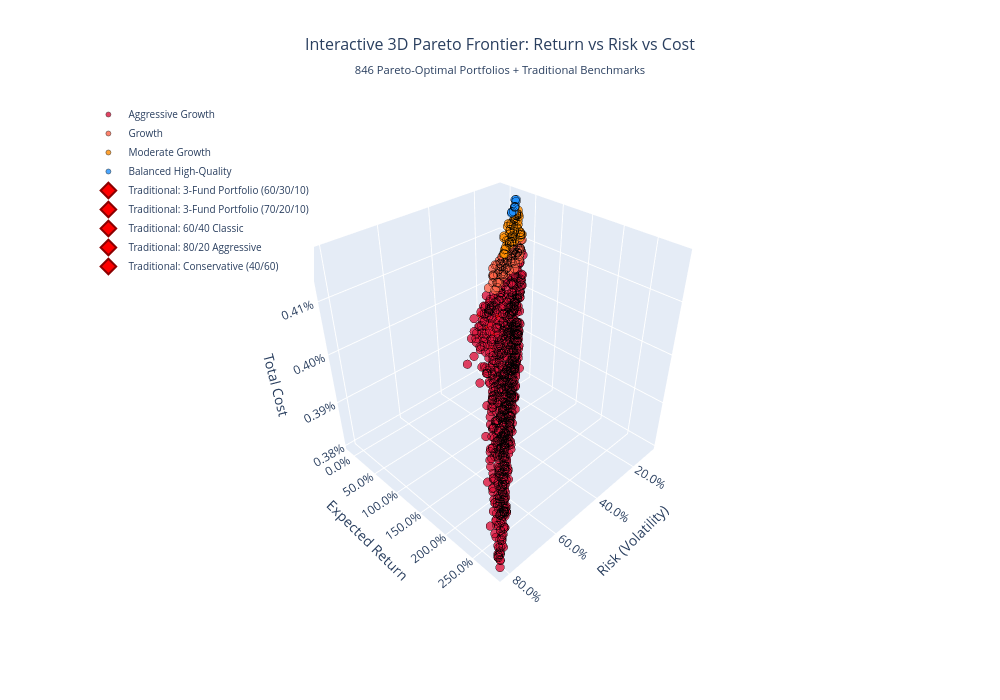

Notebook cell for this chart:
### Markdown cell above
## 2. Interactive 3D Pareto Frontier Visualization

Let's create comprehensive 3D visualizations to explore the trade-offs between return, risk, and cost across all 846 Pareto-optimal portfolios.

### Code cell
# Create 3D visualization of the Pareto frontier with portfolio categorization
print("Creating enhanced 3D Pareto frontier visualization...")

if phase4_loaded and phase6_loaded:
    # Create visualization data
    pareto_viz_data = pareto_results_df.copy()
    
    # Portfolio categorization based on risk and return characteristics
    def categorize_portfolio(row):
        risk = row['risk']
        returns = row['return']
        cost = row['cost']
        sharpe = row['sharpe_ratio']
        
        # Advanced categorization using multiple criteria
        if risk < 0.08:  # Very low risk
            return "Conservative"
        elif risk < 0.12 and sharpe > 0.6:  # Low-moderate risk, good Sharpe
            return "Balanced High-Quality"
        elif risk < 0.12:  # Low-moderate risk
            return "Balanced"
        elif risk < 0.16 and returns > 0.10:  # Moderate risk, good returns
            return "Moderate Growth"
        elif risk < 0.20:  # Moderate-high risk
            return "Growth"
        else:  # High risk
            return "Aggressive Growth"

    pareto_viz_data['Category'] = pareto_viz_data.apply(categorize_portfolio, axis=1)

    # Color mapping for categories
    color_map = {
        'Conservative': '#2E8B57',           # Sea Green
        'Balanced': '#4682B4',               # Steel Blue  
        'Balanced High-Quality': '#1E90FF',  # Dodger Blue
        'Moderate Growth': '#FF8C00',        # Dark Orange
        'Growth': '#FF6347',                 # Tomato
        'Aggressive Growth': '#DC143C'        # Crimson
    }

    # Create interactive 3D plot with Plotly
    fig = go.Figure()

    # Add Pareto frontier points
    for category in pareto_viz_data['Category'].unique():
        category_data = pareto_viz_data[pareto_viz_data['Category'] == category]
        
        fig.add_trace(go.Scatter3d(
            x=category_data['risk'],
            y=category_data['return'],
            z=category_data['cost'],
            mode='markers',
            marker=dict(
                size=5,
                color=color_map.get(category, '#000000'),
                opacity=0.8,
                line=dict(color='black', width=0.5)
            ),
            name=category,
            text=[f"Portfolio {idx}<br>"
                  f"Return: {ret:.2%}<br>"
                  f"Risk: {risk:.2%}<br>"
                  f"Cost: {cost:.3%}<br>"
                  f"Sharpe: {sharpe:.3f}"
                  for idx, ret, risk, cost, sharpe in zip(
                      category_data.index,
                      category_data['return'],
                      category_data['risk'], 
                      category_data['cost'],
                      category_data['sharpe_ratio']
                  )],
            hovertemplate='%{text}<extra></extra>'
        ))

    # Add traditional benchmark portfolios for comparison
    # Check available columns and use appropriate column name
    benchmark_name_col = None
    for col in ['portfolio_name', 'name', 'Portfolio', 'portfolio']:
        if col in bogleheads_comparison_df.columns:
            benchmark_name_col = col
            break

    if benchmark_name_col is None:
        # Use index as name if no name column found
        benchmark_name_col = 'index'
        bogleheads_comparison_df['index'] = bogleheads_comparison_df.index

    benchmark_points = []
    for idx, row in bogleheads_comparison_df.iterrows():
        benchmark_points.append({
            'name': row[benchmark_name_col] if benchmark_name_col != 'index' else str(idx),
            'risk': row['risk'],
            'return': row['return'], 
            'cost': row['cost'],
            'sharpe': row['sharpe_ratio']
        })

    # Plot benchmark portfolios as larger, distinct markers
    for benchmark in benchmark_points:
        fig.add_trace(go.Scatter3d(
            x=[benchmark['risk']],
            y=[benchmark['return']],
            z=[benchmark['cost']],
            mode='markers',
            marker=dict(
                size=12,
                color='red',
                symbol='diamond',
                opacity=1.0,
                line=dict(color='darkred', width=2)
            ),
            name=f"Traditional: {benchmark['name']}",
            text=f"Traditional Portfolio: {benchmark['name']}<br>"
                 f"Return: {benchmark['return']:.2%}<br>"
                 f"Risk: {benchmark['risk']:.2%}<br>"
                 f"Cost: {benchmark['cost']:.3%}<br>"
                 f"Sharpe: {benchmark['sharpe']:.3f}",
            hovertemplate='%{text}<extra></extra>',
            showlegend=True
        ))

    # Update layout for better visualization
    fig.update_layout(
        title={
            'text': 'Interactive 3D Pareto Frontier: Return vs Risk vs Cost<br><sub>846 Pareto-Optimal Portfolios + Traditional Benchmarks</sub>',
            'x': 0.5,
            'xanchor': 'center',
            'font': {'size': 16}
        },
        scene=dict(
            xaxis_title='Risk (Volatility)',
            yaxis_title='Expected Return',
            zaxis_title='Total Cost',
            camera=dict(
                eye=dict(x=1.5, y=1.5, z=1.5)
            ),
            xaxis=dict(
                tickformat='.1%',
                title_font=dict(size=14)
            ),
            yaxis=dict(
                tickformat='.1%',
                title_font=dict(size=14)
            ),
            zaxis=dict(
                tickformat='.2%',
                title_font=dict(size=14)
            )
        ),
        width=1000,
        height=700,
        legend=dict(
            orientation="v",
            yanchor="top",
            y=1,
            xanchor="left",
            x=0.01,
            font=dict(size=10)
        )
    )

    # Save the interactive plot
    figures_dir = Path('../reports/figures')
    figures_dir.mkdir(parents=True, exist_ok=True)
    
    # Save as HTML for interactivity
    fig.write_html(figures_dir / 'phase6_3d_pareto_frontier_interactive.html')
    print(f"✅ Interactive 3D plot saved to {figures_dir / 'phase6_3d_pareto_frontier_interactive.html'}")
    
    # Save as static image
    fig.write_image(figures_dir / 'phase6_3d_pareto_frontier.png', width=1000, height=700)
    print(f"✅ Static 3D plot saved to {figures_dir / 'phase6_3d_pareto_frontier.png'}")

    # Display the interactive plot
    fig.show()

### Figure 1 — Plotly figure (JSON) as saved in the notebook; plotly's stock layout.template omitted (floating-point values rounded to 4 significant figures; data arrays with more than 128 entries replaced by an {"elided": "..."} marker saying what was removed)
{"data": [{"hovertemplate": "%{text}<extra></extra>", "marker": {"color": "#DC143C", "line": {"color": "black", "width": 0.5}, "opacity": 0.8, "size": 5}, "mode": "markers", "name": "Aggressive Growth", "text": {"elided": "865 str values"}, "type": "scatter3d", "x": {"elided": "865 float values"}, "y": {"elided": "865 float values"}, "z": {"elided": "865 float values"}}, {"hovertemplate": "%{text}<extra></extra>", "marker": {"color": "#FF6347", "line": {"color": "black", "width": 0.5}, "opacity": 0.8, "size": 5}, "mode": "markers", "name": "Growth", "text": ["Portfolio 739<br>Return: 66.71%<br>Risk: 19.67%<br>Cost: 0.409%<br>Sharpe: 3.289", "Portfolio 740<br>Return: 66.67%<br>Risk: 19.44%<br>Cost: 0.410%<br>Sharpe: 3.327", "Portfolio 745<br>Return: 65.35%<br>Risk: 18.96%<br>Cost: 0.410%<br>Sharpe: 3.341", "Portfolio 747<br>Return: 64.95%<br>Risk: 18.50%<br>Cost: 0.413%<br>Sharpe: 3.403", "Portfolio 750<br>Return: 64.38%<br>Risk: 18.95%<br>Cost: 0.411%<br>Sharpe: 3.292", "Portfolio 753<br>Return: 63.60%<br>Risk: 17.55%<br>Cost: 0.413%<br>Sharpe: 3.509", "Portfolio 755<br>Return: 63.07%<br>Risk: 18.09%<br>Cost: 0.411%<br>Sharpe: 3.376", "Portfolio 756<br>Return: 62.63%<br>Risk: 18.21%<br>Cost: 0.411%<br>Sharpe: 3.330", "Portfolio 760<br>Return: 60.82%<br>Risk: 17.78%<br>Cost: 0.411%<br>Sharpe: 3.308", "Portfolio 765<br>Return: 59.97%<br>Risk: 17.59%<br>Cost: 0.411%<br>Sharpe: 3.295", "Portfolio 771<br>Return: 57.71%<br>Risk: 19.22%<br>Cost: 0.408%<br>Sharpe: 2.899", "Portfolio 773<br>Return: 57.44%<br>Risk: 19.46%<br>Cost: 0.407%<br>Sharpe: 2.849", "Portfolio 777<br>Return: 56.59%<br>Risk: 17.84%<br>Cost: 0.410%<br>Sharpe: 3.059", "Portfolio 779<br>Return: 56.02%<br>Risk: 18.94%<br>Cost: 0.408%<br>Sharpe: 2.852", "Portfolio 780<br>Return: 55.92%<br>Risk: 18.66%<br>Cost: 0.410%<br>Sharpe: 2.890", "Portfolio 783<br>Return: 55.30%<br>Risk: 17.36%<br>Cost: 0.411%<br>Sharpe: 3.070", "Portfolio 784<br>Return: 55.04%<br>Risk: 17.72%<br>Cost: 0.410%<br>Sharpe: 2.994", "Portfolio 786<br>Return: 54.96%<br>Risk: 18.27%<br>Cost: 0.410%<br>Sharpe: 2.899", "Portfolio 802<br>Return: 49.62%<br>Risk: 16.32%<br>Cost: 0.411%<br>Sharpe: 2.918", "Portfolio 806<br>Return: 47.95%<br>Risk: 18.41%<br>Cost: 0.408%<br>Sharpe: 2.496", "Portfolio 807<br>Return: 47.78%<br>Risk: 19.67%<br>Cost: 0.406%<br>Sharpe: 2.327", "Portfolio 808<br>Return: 47.78%<br>Risk: 19.67%<br>Cost: 0.406%<br>Sharpe: 2.327", "Portfolio 813<br>Return: 46.32%<br>Risk: 17.11%<br>Cost: 0.410%<br>Sharpe: 2.591", "Portfolio 816<br>Return: 45.18%<br>Risk: 17.75%<br>Cost: 0.408%<br>Sharpe: 2.433", "Portfolio 817<br>Return: 45.14%<br>Risk: 17.29%<br>Cost: 0.410%<br>Sharpe: 2.495", "Portfolio 818<br>Return: 44.88%<br>Risk: 16.22%<br>Cost: 0.410%<br>Sharpe: 2.643", "Portfolio 819<br>Return: 43.97%<br>Risk: 18.15%<br>Cost: 0.408%<br>Sharpe: 2.313", "Portfolio 820<br>Return: 43.64%<br>Risk: 16.32%<br>Cost: 0.410%<br>Sharpe: 2.552", "Portfolio 824<br>Return: 42.69%<br>Risk: 16.66%<br>Cost: 0.409%<br>Sharpe: 2.442", "Portfolio 827<br>Return: 42.19%<br>Risk: 16.15%<br>Cost: 0.410%<br>Sharpe: 2.489", "Portfolio 830<br>Return: 41.98%<br>Risk: 16.62%<br>Cost: 0.409%<br>Sharpe: 2.406", "Portfolio 838<br>Return: 39.93%<br>Risk: 18.62%<br>Cost: 0.406%<br>Sharpe: 2.038", "Portfolio 840<br>Return: 39.28%<br>Risk: 19.63%<br>Cost: 0.405%<br>Sharpe: 1.899", "Portfolio 841<br>Return: 38.60%<br>Risk: 16.62%<br>Cost: 0.409%<br>Sharpe: 2.202", "Portfolio 844<br>Return: 38.29%<br>Risk: 16.98%<br>Cost: 0.408%<br>Sharpe: 2.137", "Portfolio 846<br>Return: 36.96%<br>Risk: 16.57%<br>Cost: 0.408%<br>Sharpe: 2.110", "Portfolio 851<br>Return: 36.33%<br>Risk: 17.68%<br>Cost: 0.407%<br>Sharpe: 1.942", "Portfolio 853<br>Return: 36.22%<br>Risk: 18.70%<br>Cost: 0.406%<br>Sharpe: 1.830", "Portfolio 856<br>Return: 35.95%<br>Risk: 17.59%<br>Cost: 0.408%<br>Sharpe: 1.930", "Portfolio 861<br>Return: 34.84%<br>Risk: 16.01%<br>Cost: 0.410%<br>Sharpe: 2.051", "Portfolio 863<br>Return: 34.61%<br>Risk: 19.85%<br>Cost: 0.405%<br>Sharpe: 1.642", "Portfolio 864<br>Return: 34.53%<br>Risk: 19.37%<br>Cost: 0.405%<br>Sharpe: 1.679", "Portfolio 870<br>Return: 33.54%<br>Risk: 17.65%<br>Cost: 0.407%<br>Sharpe: 1.787", "Portfolio 880<br>Return: 32.81%<br>Risk: 17.62%<br>Cost: 0.406%<br>Sharpe: 1.749", "Portfolio 889<br>Return: 31.20%<br>Risk: 18.37%<br>Cost: 0.405%<br>Sharpe: 1.589", "Portfolio 893<br>Return: 30.42%<br>Risk: 18.36%<br>Cost: 0.405%<br>Sharpe: 1.548", "Portfolio 902<br>Return: 28.22%<br>Risk: 19.85%<br>Cost: 0.403%<br>Sharpe: 1.321", "Portfolio 904<br>Return: 27.73%<br>Risk: 16.00%<br>Cost: 0.408%<br>Sharpe: 1.608", "Portfolio 905<br>Return: 27.26%<br>Risk: 16.97%<br>Cost: 0.407%<br>Sharpe: 1.488", "Portfolio 910<br>Return: 25.66%<br>Risk: 18.34%<br>Cost: 0.404%<br>Sharpe: 1.290", "Portfolio 930<br>Return: 23.13%<br>Risk: 16.71%<br>Cost: 0.407%<br>Sharpe: 1.265", "Portfolio 932<br>Return: 22.84%<br>Risk: 19.13%<br>Cost: 0.403%<br>Sharpe: 1.089", "Portfolio 935<br>Return: 22.70%<br>Risk: 17.32%<br>Cost: 0.406%<br>Sharpe: 1.195", "Portfolio 936<br>Return: 22.70%<br>Risk: 17.32%<br>Cost: 0.406%<br>Sharpe: 1.195", "Portfolio 941<br>Return: 21.82%<br>Risk: 17.06%<br>Cost: 0.406%<br>Sharpe: 1.162", "Portfolio 945<br>Return: 21.32%<br>Risk: 18.11%<br>Cost: 0.405%<br>Sharpe: 1.067", "Portfolio 948<br>Return: 21.09%<br>Risk: 19.28%<br>Cost: 0.402%<br>Sharpe: 0.990", "Portfolio 950<br>Return: 20.74%<br>Risk: 19.18%<br>Cost: 0.403%<br>Sharpe: 0.977", "Portfolio 951<br>Return: 20.65%<br>Risk: 16.57%<br>Cost: 0.407%<br>Sharpe: 1.126", "Portfolio 953<br>Return: 20.35%<br>Risk: 16.51%<br>Cost: 0.407%<br>Sharpe: 1.111", "Portfolio 957<br>Return: 19.52%<br>Risk: 16.35%<br>Cost: 0.407%<br>Sharpe: 1.071", "Portfolio 961<br>Return: 18.76%<br>Risk: 16.96%<br>Cost: 0.406%<br>Sharpe: 0.988", "Portfolio 963<br>Return: 18.52%<br>Risk: 18.27%<br>Cost: 0.404%<br>Sharpe: 0.904", "Portfolio 964<br>Return: 18.24%<br>Risk: 16.90%<br>Cost: 0.406%<br>Sharpe: 0.961", "Portfolio 967<br>Return: 17.54%<br>Risk: 19.45%<br>Cost: 0.401%<br>Sharpe: 0.799", "Portfolio 976<br>Return: 14.66%<br>Risk: 16.56%<br>Cost: 0.406%<br>Sharpe: 0.765", "Portfolio 982<br>Return: 12.91%<br>Risk: 19.05%<br>Cost: 0.404%<br>Sharpe: 0.573", "Portfolio 983<br>Return: 12.35%<br>Risk: 17.17%<br>Cost: 0.405%<br>Sharpe: 0.603", "Portfolio 987<br>Return: 10.01%<br>Risk: 18.84%<br>Cost: 0.402%<br>Sharpe: 0.425", "Portfolio 988<br>Return: 8.84%<br>Risk: 18.10%<br>Cost: 0.403%<br>Sharpe: 0.378", "Portfolio 991<br>Return: 7.16%<br>Risk: 18.03%<br>Cost: 0.403%<br>Sharpe: 0.286", "Portfolio 992<br>Return: 6.99%<br>Risk: 16.84%<br>Cost: 0.405%<br>Sharpe: 0.296", "Portfolio 993<br>Return: 6.57%<br>Risk: 18.00%<br>Cost: 0.403%<br>Sharpe: 0.254", "Portfolio 995<br>Return: 5.48%<br>Risk: 19.93%<br>Cost: 0.401%<br>Sharpe: 0.175", "Portfolio 997<br>Return: 5.36%<br>Risk: 17.67%<br>Cost: 0.404%<br>Sharpe: 0.190"], "type": "scatter3d", "x": [0.1967, 0.1944, 0.1896, 0.185, 0.1895, 0.1755, 0.1809, 0.1821, 0.1778, 0.1759, 0.1922, 0.1946, 0.1784, 0.1894, 0.1866, 0.1736, 0.1772, 0.1827, 0.1632, 0.1841, 0.1967, 0.1967, 0.1711, 0.1775, 0.1729, 0.1622, 0.1815, 0.1632, 0.1666, 0.1615, 0.1662, 0.1862, 0.1963, 0.1662, 0.1698, 0.1657, 0.1768, 0.187, 0.1759, 0.1601, 0.1985, 0.1937, 0.1765, 0.1762, 0.1837, 0.1836, 0.1985, 0.16, 0.1697, 0.1834, 0.1671, 0.1913, 0.1732, 0.1732, 0.1706, 0.1811, 0.1928, 0.1918, 0.1657, 0.1651, 0.1635, 0.1696, 0.1827, 0.169, 0.1945, 0.1656, 0.1905, 0.1717, 0.1884, 0.181, 0.1803, 0.1684, 0.18, 0.1993, 0.1767], "y": [0.6671, 0.6667, 0.6535, 0.6495, 0.6438, 0.636, 0.6307, 0.6263, 0.6082, 0.5997, 0.5771, 0.5744, 0.5659, 0.5602, 0.5592, 0.553, 0.5504, 0.5496, 0.4962, 0.4795, 0.4778, 0.4778, 0.4632, 0.4518, 0.4514, 0.4488, 0.4397, 0.4364, 0.4269, 0.4219, 0.4198, 0.3993, 0.3928, 0.386, 0.3829, 0.3696, 0.3633, 0.3622, 0.3595, 0.3484, 0.3461, 0.3453, 0.3354, 0.3281, 0.312, 0.3042, 0.2822, 0.2773, 0.2726, 0.2566, 0.2313, 0.2284, 0.227, 0.227, 0.2182, 0.2132, 0.2109, 0.2074, 0.2065, 0.2035, 0.1952, 0.1876, 0.1852, 0.1824, 0.1754, 0.1466, 0.1291, 0.1235, 0.1001, 0.08839, 0.07159, 0.06991, 0.06567, 0.05478, 0.05359], "z": [0.004093, 0.0041, 0.004102, 0.004127, 0.004112, 0.004126, 0.004111, 0.004106, 0.004109, 0.00411, 0.004081, 0.004072, 0.0041, 0.004085, 0.004097, 0.004105, 0.004099, 0.004096, 0.004108, 0.004078, 0.004064, 0.004064, 0.004101, 0.004083, 0.004098, 0.004101, 0.004077, 0.004097, 0.004092, 0.004101, 0.004089, 0.004065, 0.004052, 0.004085, 0.004082, 0.004083, 0.004075, 0.004061, 0.00408, 0.004104, 0.004051, 0.004046, 0.004067, 0.004055, 0.004047, 0.004052, 0.004029, 0.004078, 0.004065, 0.004044, 0.004067, 0.004026, 0.004056, 0.004056, 0.004059, 0.004051, 0.004015, 0.004025, 0.004074, 0.004073, 0.004072, 0.00406, 0.00404, 0.00406, 0.004009, 0.004063, 0.004038, 0.004054, 0.00402, 0.004029, 0.004032, 0.004051, 0.004031, 0.004008, 0.004045]}, {"hovertemplate": "%{text}<extra></extra>", "marker": {"color": "#FF8C00", "line": {"color": "black", "width": 0.5}, "opacity": 0.8, "size": 5}, "mode": "markers", "name": "Moderate Growth", "text": ["Portfolio 776<br>Return: 56.64%<br>Risk: 15.80%<br>Cost: 0.413%<br>Sharpe: 3.458", "Portfolio 788<br>Return: 53.98%<br>Risk: 15.94%<br>Cost: 0.413%<br>Sharpe: 3.261", "Portfolio 792<br>Return: 53.58%<br>Risk: 15.42%<br>Cost: 0.413%<br>Sharpe: 3.345", "Portfolio 794<br>Return: 53.43%<br>Risk: 15.96%<br>Cost: 0.413%<br>Sharpe: 3.222", "Portfolio 796<br>Return: 52.38%<br>Risk: 15.61%<br>Cost: 0.412%<br>Sharpe: 3.228", "Portfolio 800<br>Return: 49.89%<br>Risk: 14.94%<br>Cost: 0.413%<br>Sharpe: 3.205", "Portfolio 803<br>Return: 49.52%<br>Risk: 14.87%<br>Cost: 0.413%<br>Sharpe: 3.196", "Portfolio 821<br>Return: 43.22%<br>Risk: 14.48%<br>Cost: 0.413%<br>Sharpe: 2.846", "Portfolio 826<br>Return: 42.26%<br>Risk: 15.42%<br>Cost: 0.412%<br>Sharpe: 2.610", "Portfolio 833<br>Return: 40.65%<br>Risk: 13.83%<br>Cost: 0.415%<br>Sharpe: 2.795", "Portfolio 835<br>Return: 40.38%<br>Risk: 13.19%<br>Cost: 0.415%<br>Sharpe: 2.910", "Portfolio 836<br>Return: 40.33%<br>Risk: 15.49%<br>Cost: 0.411%<br>Sharpe: 2.475", "Portfolio 837<br>Return: 40.04%<br>Risk: 13.63%<br>Cost: 0.414%<br>Sharpe: 2.791", "Portfolio 845<br>Return: 38.29%<br>Risk: 13.02%<br>Cost: 0.416%<br>Sharpe: 2.788", "Portfolio 854<br>Return: 36.17%<br>Risk: 15.19%<br>Cost: 0.411%<br>Sharpe: 2.249", "Portfolio 855<br>Return: 36.03%<br>Risk: 13.65%<br>Cost: 0.413%<br>Sharpe: 2.493", "Portfolio 858<br>Return: 35.26%<br>Risk: 12.51%<br>Cost: 0.416%<br>Sharpe: 2.660", "Portfolio 860<br>Return: 35.07%<br>Risk: 13.00%<br>Cost: 0.415%<br>Sharpe: 2.543", "Portfolio 865<br>Return: 34.36%<br>Risk: 13.91%<br>Cost: 0.412%<br>Sharpe: 2.326", "Portfolio 866<br>Return: 34.34%<br>Risk: 15.32%<br>Cost: 0.411%<br>Sharpe: 2.111", "Portfolio 868<br>Return: 33.76%<br>Risk: 14.61%<br>Cost: 0.411%<br>Sharpe: 2.173", "Portfolio 871<br>Return: 33.52%<br>Risk: 12.71%<br>Cost: 0.415%<br>Sharpe: 2.480", "Portfolio 873<br>Return: 33.48%<br>Risk: 15.16%<br>Cost: 0.411%<br>Sharpe: 2.077", "Portfolio 874<br>Return: 33.45%<br>Risk: 13.77%<br>Cost: 0.413%<br>Sharpe: 2.285", "Portfolio 875<br>Return: 33.31%<br>Risk: 12.67%<br>Cost: 0.416%<br>Sharpe: 2.471", "Portfolio 876<br>Return: 33.26%<br>Risk: 15.19%<br>Cost: 0.411%<br>Sharpe: 2.058", "Portfolio 877<br>Return: 33.20%<br>Risk: 16.00%<br>Cost: 0.411%<br>Sharpe: 1.950", "Portfolio 879<br>Return: 32.84%<br>Risk: 12.68%<br>Cost: 0.415%<br>Sharpe: 2.432", "Portfolio 882<br>Return: 32.59%<br>Risk: 14.40%<br>Cost: 0.412%<br>Sharpe: 2.125", "Portfolio 884<br>Return: 32.22%<br>Risk: 13.10%<br>Cost: 0.414%<br>Sharpe: 2.307", "Portfolio 887<br>Return: 31.51%<br>Risk: 15.54%<br>Cost: 0.410%<br>Sharpe: 1.899", "Portfolio 891<br>Return: 30.76%<br>Risk: 13.50%<br>Cost: 0.413%<br>Sharpe: 2.130", "Portfolio 892<br>Return: 30.43%<br>Risk: 12.21%<br>Cost: 0.415%<br>Sharpe: 2.329", "Portfolio 894<br>Return: 30.09%<br>Risk: 12.56%<br>Cost: 0.415%<br>Sharpe: 2.237", "Portfolio 895<br>Return: 29.96%<br>Risk: 14.06%<br>Cost: 0.411%<br>Sharpe: 1.989", "Portfolio 896<br>Return: 29.89%<br>Risk: 15.17%<br>Cost: 0.410%<br>Sharpe: 1.838", "Portfolio 898<br>Return: 28.84%<br>Risk: 12.76%<br>Cost: 0.414%<br>Sharpe: 2.103", "Portfolio 899<br>Return: 28.55%<br>Risk: 12.59%<br>Cost: 0.414%<br>Sharpe: 2.108", "Portfolio 900<br>Return: 28.40%<br>Risk: 12.46%<br>Cost: 0.415%<br>Sharpe: 2.119", "Portfolio 903<br>Return: 28.21%<br>Risk: 12.69%<br>Cost: 0.414%<br>Sharpe: 2.066", "Portfolio 908<br>Return: 26.16%<br>Risk: 14.68%<br>Cost: 0.411%<br>Sharpe: 1.646", "Portfolio 909<br>Return: 25.94%<br>Risk: 13.97%<br>Cost: 0.412%<br>Sharpe: 1.714", "Portfolio 914<br>Return: 25.35%<br>Risk: 13.05%<br>Cost: 0.413%<br>Sharpe: 1.790", "Portfolio 918<br>Return: 24.65%<br>Risk: 15.64%<br>Cost: 0.409%<br>Sharpe: 1.448", "Portfolio 919<br>Return: 24.48%<br>Risk: 13.84%<br>Cost: 0.412%<br>Sharpe: 1.625", "Portfolio 922<br>Return: 24.05%<br>Risk: 13.44%<br>Cost: 0.412%<br>Sharpe: 1.641", "Portfolio 925<br>Return: 23.69%<br>Risk: 13.39%<br>Cost: 0.412%<br>Sharpe: 1.620", "Portfolio 927<br>Return: 23.38%<br>Risk: 15.83%<br>Cost: 0.408%<br>Sharpe: 1.351", "Portfolio 933<br>Return: 22.76%<br>Risk: 14.75%<br>Cost: 0.410%<br>Sharpe: 1.407", "Portfolio 934<br>Return: 22.76%<br>Risk: 14.75%<br>Cost: 0.410%<br>Sharpe: 1.407", "Portfolio 938<br>Return: 22.22%<br>Risk: 12.79%<br>Cost: 0.413%<br>Sharpe: 1.582", "Portfolio 942<br>Return: 21.66%<br>Risk: 15.61%<br>Cost: 0.409%<br>Sharpe: 1.259", "Portfolio 946<br>Return: 21.14%<br>Risk: 15.81%<br>Cost: 0.408%<br>Sharpe: 1.210", "Portfolio 947<br>Return: 21.12%<br>Risk: 15.07%<br>Cost: 0.409%<br>Sharpe: 1.269", "Portfolio 949<br>Return: 20.96%<br>Risk: 15.66%<br>Cost: 0.408%<br>Sharpe: 1.211", "Portfolio 958<br>Return: 19.45%<br>Risk: 15.52%<br>Cost: 0.408%<br>Sharpe: 1.124", "Portfolio 962<br>Return: 18.74%<br>Risk: 13.01%<br>Cost: 0.413%<br>Sharpe: 1.287", "Portfolio 966<br>Return: 17.67%<br>Risk: 13.25%<br>Cost: 0.413%<br>Sharpe: 1.183", "Portfolio 972<br>Return: 15.16%<br>Risk: 14.32%<br>Cost: 0.411%<br>Sharpe: 0.919", "Portfolio 975<br>Return: 14.95%<br>Risk: 14.25%<br>Cost: 0.410%<br>Sharpe: 0.909"], "type": "scatter3d", "x": [0.158, 0.1594, 0.1542, 0.1596, 0.1561, 0.1494, 0.1487, 0.1448, 0.1542, 0.1383, 0.1319, 0.1549, 0.1363, 0.1302, 0.1519, 0.1365, 0.1251, 0.13, 0.1391, 0.1532, 0.1461, 0.1271, 0.1516, 0.1377, 0.1267, 0.1519, 0.16, 0.1268, 0.144, 0.131, 0.1554, 0.135, 0.1221, 0.1256, 0.1406, 0.1517, 0.1276, 0.1259, 0.1246, 0.1269, 0.1468, 0.1397, 0.1305, 0.1564, 0.1384, 0.1344, 0.1339, 0.1583, 0.1475, 0.1475, 0.1279, 0.1561, 0.1581, 0.1507, 0.1566, 0.1552, 0.1301, 0.1325, 0.1432, 0.1425], "y": [0.5664, 0.5398, 0.5358, 0.5343, 0.5238, 0.4989, 0.4952, 0.4322, 0.4226, 0.4065, 0.4038, 0.4033, 0.4004, 0.3829, 0.3617, 0.3603, 0.3526, 0.3507, 0.3436, 0.3434, 0.3376, 0.3352, 0.3348, 0.3345, 0.3331, 0.3326, 0.332, 0.3284, 0.3259, 0.3222, 0.3151, 0.3076, 0.3043, 0.3009, 0.2996, 0.2989, 0.2884, 0.2855, 0.284, 0.2821, 0.2616, 0.2594, 0.2535, 0.2465, 0.2448, 0.2405, 0.2369, 0.2338, 0.2276, 0.2276, 0.2222, 0.2166, 0.2114, 0.2112, 0.2096, 0.1945, 0.1874, 0.1767, 0.1516, 0.1495], "z": [0.004131, 0.00413, 0.004128, 0.004128, 0.004123, 0.00413, 0.004131, 0.004133, 0.004123, 0.004146, 0.004154, 0.004111, 0.004139, 0.004157, 0.004108, 0.004134, 0.004162, 0.004153, 0.004124, 0.004107, 0.004111, 0.004155, 0.004107, 0.004127, 0.004156, 0.004106, 0.004105, 0.004152, 0.004115, 0.004143, 0.004105, 0.004134, 0.004151, 0.004148, 0.004114, 0.0041, 0.004144, 0.004145, 0.004151, 0.004143, 0.004105, 0.004117, 0.004132, 0.004095, 0.00412, 0.004122, 0.004123, 0.004079, 0.004104, 0.004104, 0.004132, 0.004086, 0.004078, 0.004087, 0.004077, 0.004077, 0.004132, 0.004126, 0.004109, 0.004104]}, {"hovertemplate": "%{text}<extra></extra>", "marker": {"color": "#1E90FF", "line": {"color": "black", "width": 0.5}, "opacity": 0.8, "size": 5}, "mode": "markers", "name": "Balanced High-Quality", "text": ["Portfolio 912<br>Return: 25.46%<br>Risk: 11.46%<br>Cost: 0.416%<br>Sharpe: 2.047", "Portfolio 913<br>Return: 25.46%<br>Risk: 11.05%<br>Cost: 0.418%<br>Sharpe: 2.122", "Portfolio 915<br>Return: 25.30%<br>Risk: 11.13%<br>Cost: 0.417%<br>Sharpe: 2.094", "Portfolio 916<br>Return: 24.97%<br>Risk: 11.41%<br>Cost: 0.416%<br>Sharpe: 2.014", "Portfolio 920<br>Return: 24.18%<br>Risk: 11.47%<br>Cost: 0.416%<br>Sharpe: 1.934", "Portfolio 921<br>Return: 24.09%<br>Risk: 11.50%<br>Cost: 0.416%<br>Sharpe: 1.921", "Portfolio 928<br>Return: 23.21%<br>Risk: 11.02%<br>Cost: 0.418%<br>Sharpe: 1.924", "Portfolio 929<br>Return: 23.15%<br>Risk: 11.80%<br>Cost: 0.416%<br>Sharpe: 1.793", "Portfolio 952<br>Return: 20.42%<br>Risk: 11.87%<br>Cost: 0.415%<br>Sharpe: 1.551", "Portfolio 956<br>Return: 20.16%<br>Risk: 11.97%<br>Cost: 0.415%<br>Sharpe: 1.517"], "type": "scatter3d", "x": [0.1146, 0.1105, 0.1113, 0.1141, 0.1147, 0.115, 0.1102, 0.118, 0.1187, 0.1197], "y": [0.2546, 0.2546, 0.253, 0.2497, 0.2418, 0.2409, 0.2321, 0.2315, 0.2042, 0.2016], "z": [0.004164, 0.004177, 0.004172, 0.004164, 0.004163, 0.004163, 0.004175, 0.004155, 0.004153, 0.004151]}, {"hovertemplate": "%{text}<extra></extra>", "marker": {"color": "red", "line": {"color": "darkred", "width": 2}, "opacity": 1, "size": 12, "symbol": "diamond"}, "mode": "markers", "name": "Traditional: 3-Fund Portfolio (60/30/10)", "showlegend": true, "text": "Traditional Portfolio: 3-Fund Portfolio (60/30/10)<br>Return: 11.98%<br>Risk: 18.61%<br>Cost: 0.395%<br>Sharpe: 0.536", "type": "scatter3d", "x": [0.1861], "y": [0.1198], "z": [0.00395]}, {"hovertemplate": "%{text}<extra></extra>", "marker": {"color": "red", "line": {"color": "darkred", "width": 2}, "opacity": 1, "size": 12, "symbol": "diamond"}, "mode": "markers", "name": "Traditional: 3-Fund Portfolio (70/20/10)", "showlegend": true, "text": "Traditional Portfolio: 3-Fund Portfolio (70/20/10)<br>Return: 12.62%<br>Risk: 18.96%<br>Cost: 0.390%<br>Sharpe: 0.560", "type": "scatter3d", "x": [0.1896], "y": [0.1262], "z": [0.0039]}, {"hovertemplate": "%{text}<extra></extra>", "marker": {"color": "red", "line": {"color": "darkred", "width": 2}, "opacity": 1, "size": 12, "symbol": "diamond"}, "mode": "markers", "name": "Traditional: 60/40 Classic", "showlegend": true, "text": "Traditional Portfolio: 60/40 Classic<br>Return: 7.90%<br>Risk: 13.07%<br>Cost: 0.392%<br>Sharpe: 0.451", "type": "scatter3d", "x": [0.1307], "y": [0.079], "z": [0.00392]}, {"hovertemplate": "%{text}<extra></extra>", "marker": {"color": "red", "line": {"color": "darkred", "width": 2}, "opacity": 1, "size": 12, "symbol": "diamond"}, "mode": "markers", "name": "Traditional: 80/20 Aggressive", "showlegend": true, "text": "Traditional Portfolio: 80/20 Aggressive<br>Return: 10.36%<br>Risk: 16.60%<br>Cost: 0.396%<br>Sharpe: 0.504", "type": "scatter3d", "x": [0.166], "y": [0.1036], "z": [0.00396]}, {"hovertemplate": "%{text}<extra></extra>", "marker": {"color": "red", "line": {"color": "darkred", "width": 2}, "opacity": 1, "size": 12, "symbol": "diamond"}, "mode": "markers", "name": "Traditional: Conservative (40/60)", "showlegend": true, "text": "Traditional Portfolio: Conservative (40/60)<br>Return: 5.44%<br>Risk: 9.90%<br>Cost: 0.388%<br>Sharpe: 0.348", "type": "scatter3d", "x": [0.09899], "y": [0.05441], "z": [0.00388]}], "layout": {"height": 700, "legend": {"font": {"size": 10}, "orientation": "v", "x": 0.01, "xanchor": "left", "y": 1, "yanchor": "top"}, "scene": {"camera": {"eye": {"x": 1.5, "y": 1.5, "z": 1.5}}, "xaxis": {"tickformat": ".1%", "title": {"font": {"size": 14}, "text": "Risk (Volatility)"}}, "yaxis": {"tickformat": ".1%", "title": {"font": {"size": 14}, "text": "Expected Return"}}, "zaxis": {"tickformat": ".2%", "title": {"font": {"size": 14}, "text": "Total Cost"}}}, "title": {"font": {"size": 16}, "text": "Interactive 3D Pareto Frontier: Return vs Risk vs Cost<br><sub>846 Pareto-Optimal Portfolios + Traditional Benchmarks</sub>", "x": 0.5, "xanchor": "center"}, "width": 1000}}
